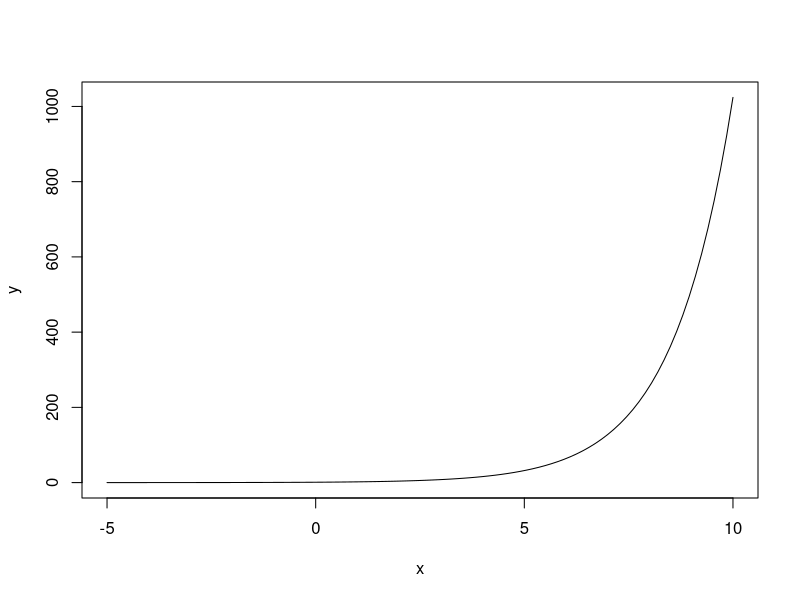
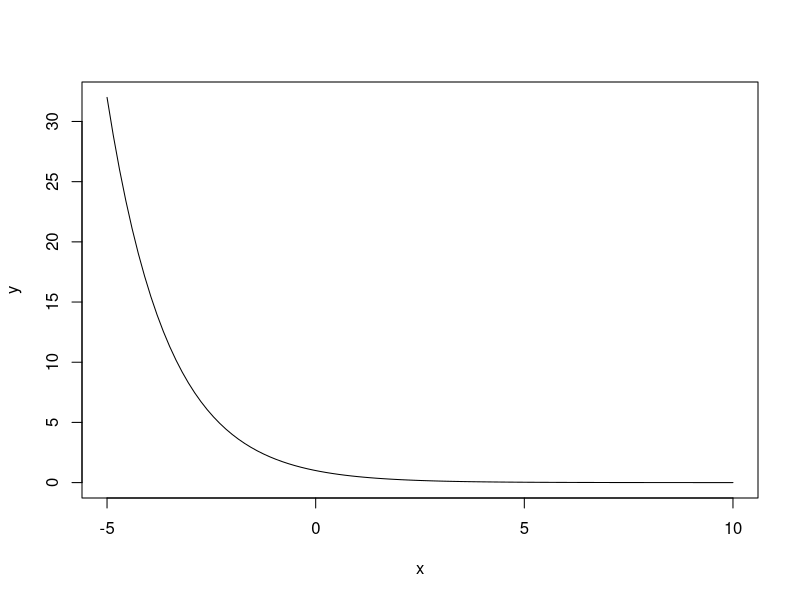
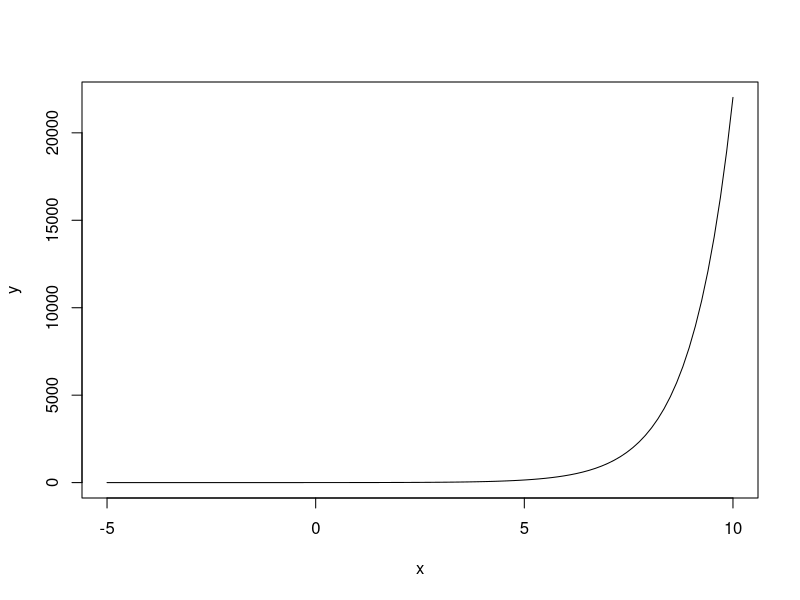
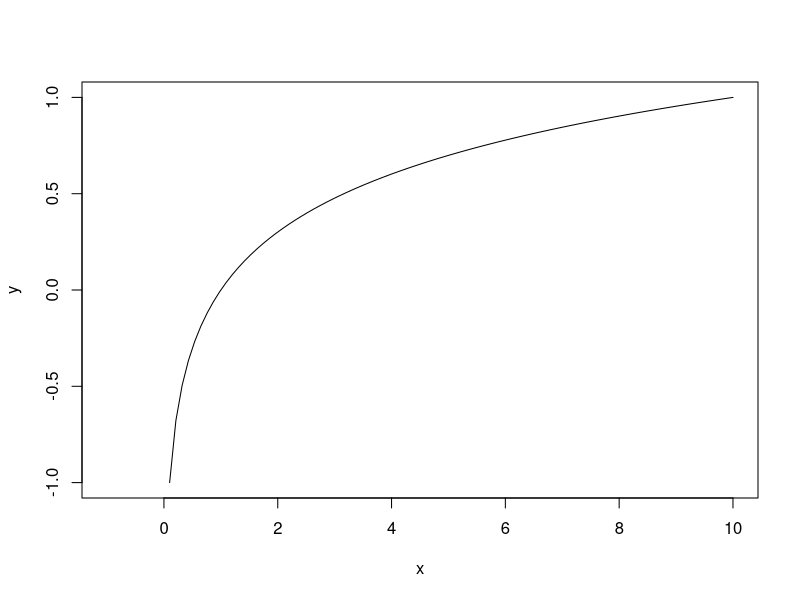

Reproduce these figures in R, in order.
## ---- chunk 1
eq = function(x){2^x}
curve(eq, from=-5, to=10, xlab="x", ylab="y")
## ---- chunk 2
eq = function(x){0.5^x}
curve(eq, from=-5, to=10, xlab="x", ylab="y")
## ---- chunk 3
eq = function(x){2.718281828^x}
curve(eq, from=-5, to=10, xlab="x", ylab="y")
## ---- chunk 4
eq = function(x){log10(x)}
curve(eq, from=-1, to=10, xlab="x", ylab="y")
